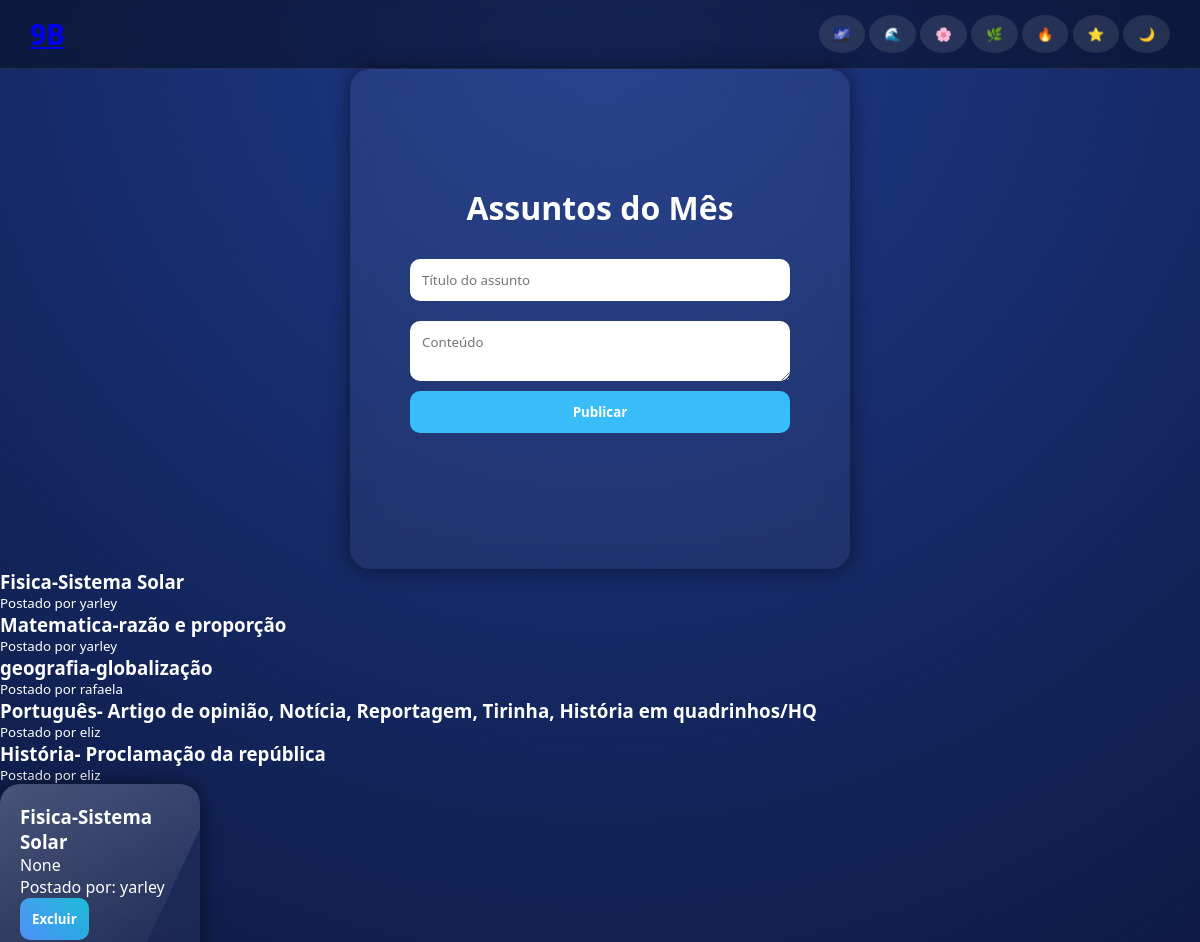
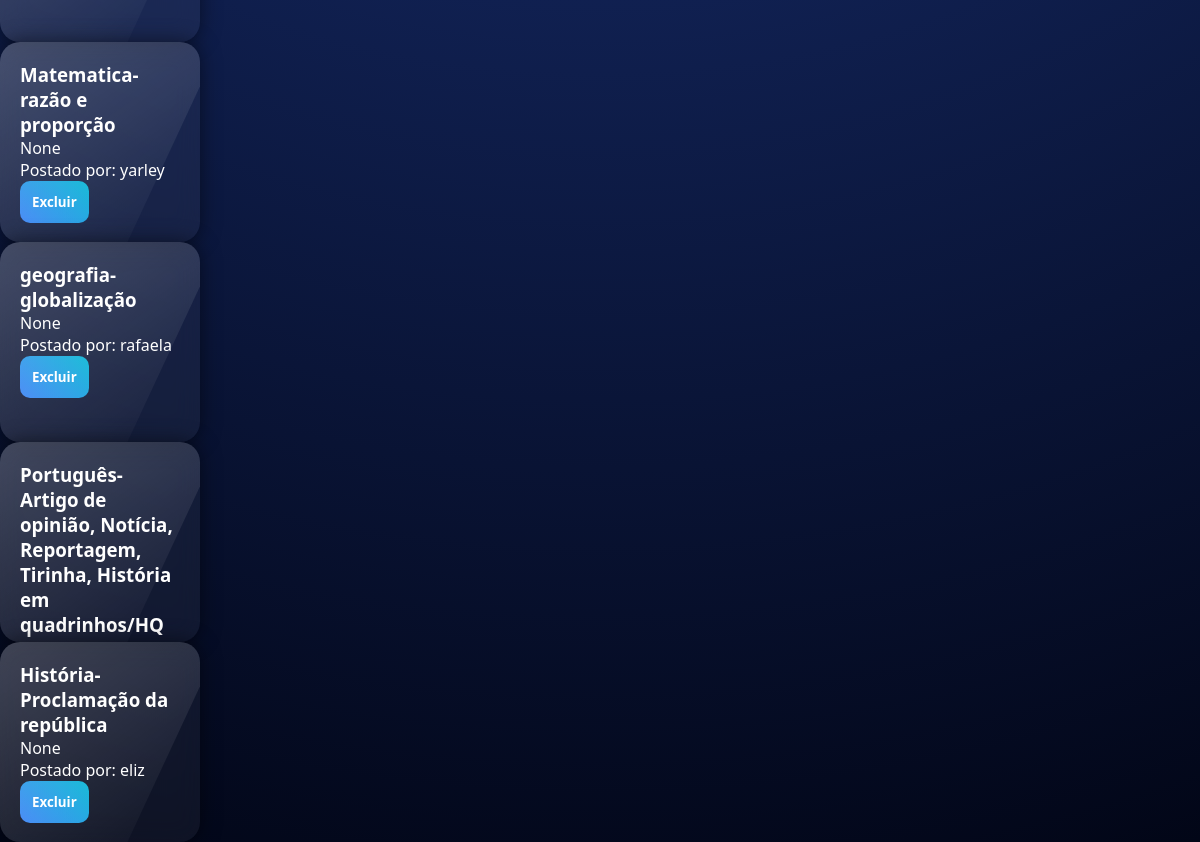
Page /assuntos on the committed database (2 pictures, top to bottom).
### tables this page shows
CREATE TABLE assuntos (

id INTEGER PRIMARY KEY AUTOINCREMENT,
titulo TEXT,
texto TEXT,
autor TEXT

);

### app.py (the view, shortened to what this page needs)
@app.route("/assuntos", methods=["GET","POST"])
def assuntos():
    conn = conectar()
    cursor = conn.cursor()
    lista = cursor.execute("SELECT * FROM assuntos").fetchall()
    conn.close()
    return render_template("assuntos.html", assuntos=lista)

### app.py (called while the page is built)
def conectar():
    conn = sqlite3.connect("database.db")
    conn.row_factory = sqlite3.Row
    return conn

### templates/assuntos.html (shortened to what this page needs)
<link rel="stylesheet" href="{{ url_for('static', filename='css/style.css') }}">
<link rel="stylesheet" href="{{ url_for('static', filename='css/temas.css') }}">
<!DOCTYPE html>
<html>
<head>
</head>
<body class="{{ session.get('tema','tema1') }}">
<div class="navbar">
<nav>
<h1><a href="/home">9B</a></h1>
<div>
<button onclick="mudarTema('tema1')">🌌</button>
<button onclick="mudarTema('tema2')">🌊</button>
<button onclick="mudarTema('tema3')">🌸</button>
<button onclick="mudarTema('tema4')">🌿</button>
<button onclick="mudarTema('tema5')">🔥</button>
<button onclick="mudarTema('tema6')">⭐</button>
<button onclick="mudarTema('tema7')">🌙</button>
</div>
</nav>
</div>
<div class="container">
<h1 class="title">Assuntos do Mês</h1>
<form method="POST">
<input type="texto" name="titulo" placeholder="Título do assunto">
<textarea name="conteudo" placeholder="Conteúdo"></textarea>
<button class="btn">Publicar</button>
</form>
</div>
<div class="posts">
{% for assunto in assuntos %}
<div class="post">
<h3>{{assunto.titulo}}</h3>
<small>Postado por {{assunto.autor}}</small>
</div>
{% endfor %}
</div>
{% for assunto in assuntos %}
<div class="card">
<h3>{{assunto.titulo}}</h3>
<p>{{assunto.texto}}</p>
<p>Postado por: {{assunto.autor}}</p>
<a href="/deletar_assunto/{{assunto.id}}">
<button class="btn-delete">Excluir</button>
</a>
</div>
{% endfor %}
</body>
</html>

### static/css/style.css (style rules this page uses)
* { margin: 0; padding: 0; box-sizing: border-box; font-family: 'Segoe UI', sans-serif; }
body { min-height: 100vh; color: white; background: radial-gradient(circle at 20% 30%, #1e3a8a, #020617 70%); overflow-x: hidden; }
body::before { content: ""; position: fixed; width: 200%; height: 200%; background: url("https://www.transparenttextures.com/patterns/stardust.png"); animation: estrelas 60s linear infinite; opacity: 0.3; }
nav { display: flex; justify-content: space-between; align-items: center; padding: 15px 30px; background: rgba(0,0,0,0.4); backdrop-filter: blur(10px); border-bottom: 1px solid rgba(255,255,255,0.1); }
nav h1 { font-size: 28px; font-weight: bold; }
nav button { background: rgba(255,255,255,0.1); border: none; padding: 10px 15px; border-radius: 50%; cursor: pointer; transition: 0.3s; }
.card { background: rgba(255,255,255,0.05); backdrop-filter: blur(12px); border-radius: 20px; padding: 20px; transition: 0.3s; box-shadow: 0 0 20px rgba(0,0,0,0.5); position: relative; overflow: hidden; }
.card::before { content: ""; position: absolute; width: 200%; height: 200%; background: linear-gradient(120deg, transparent, rgba(255,255,255,0.2), transparent); transform: rotate(25deg); top: -100%; left: -100%; transition: 0.5s; }
.card { height: 200px; width: 200px; }
form { margin: 20px; }
input, textarea, select { width: 100%; padding: 12px; margin: 10px 0; border-radius: 10px; border: none; outline: none; }
button { background: linear-gradient(45deg, #3b82f6, #06b6d4); border: none; padding: 12px; border-radius: 10px; cursor: pointer; color: white; font-weight: bold; transition: 0.3s; }
body { transition: background 0.5s ease, color 0.5s ease; }
.tema1 .card { background: rgba(255,255,255,0.05); }
body::before { pointer-events: none; }
.container { max-width:1200px; margin: auto ; padding:40px; display: flex; flex-direction: column; align-items: center; justify-content: center; background: rgba(255,255,255,0.05); backdrop-filter: blur(12px); border-radius: 20px; transition: 0.3s; box-shadow: 0 0 20px rgba(0,0,0,0.5); position: relative; overflow: hidden; height: 500 ; width: 500; }
.btn { background:#38bdf8; border:none; width: 100%; display: flex; align-items: center; justify-content: center; }
.title { color: #ffffff; display: flex; align-items: center; justify-content: center; order: -1; }

### static/css/temas.css (style rules this page uses)
.tema1 { background: radial-gradient(circle at top, #1e3a8a, #020617); color: white; }

### rows in the picture
assuntos: titulo "Fisica-Sistema Solar", autor "yarley", texto "None"
assuntos: titulo "Matematica-razão e proporção", autor "yarley", texto "None"
assuntos: titulo "geografia-globalização", autor "rafaela", texto "None"
assuntos: titulo "Português- Artigo de opinião, Notícia, Reportagem, Tirinha, História em quadrinhos/HQ", autor "eliz"
assuntos: titulo "História- Proclamação da república", autor "eliz", texto "None"
